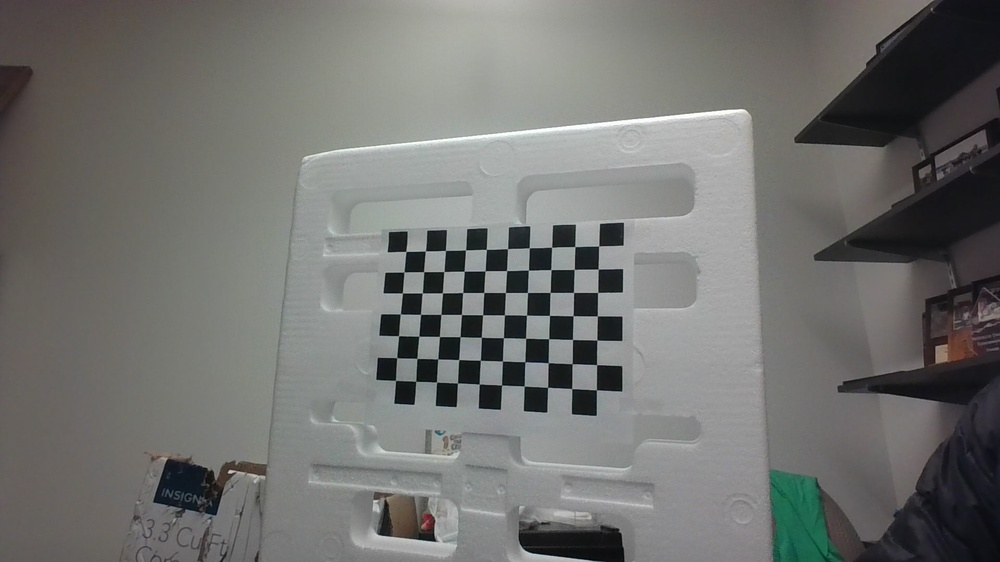
#> input picture chessboards/chessboard1.jpg, 1000 x 562 px, shrunk from 1920 x 1080 before the run; its folder holds 4 pictures in this run
$ python calibration.py
#> lines starting #> are read from the running program, lines starting #| are printed output that depends on the picture; after the words box and inside, x2 and y2 are one past the last pixel; in counts of white or black regions, pixels touching at a corner belong together
import numpy as np
import cv2
import glob

# used OpenCV camera calibration docs as guide

# prepare object points, like (0,0,0), (1,0,0), (2,0,0) ....,(6,5,0)
objp = np.zeros((7*10,3), np.float32) # creates an empty array which will store checkerboard coordinates
objp[:,:2] = np.mgrid[0:7,0:10].T.reshape(-1,2) # populates x,y,z coords of each square into array

# find corners of checkerboard
images = glob.glob('chessboards/*.jpg') # loads jpg into image variable

obj_points = [] # 3d point in real world space
img_points = [] # 2d points in image plane


for fname in images:
    img = cv2.imread(fname)
#> img is the input picture: shape (562, 1000, 3); mean B, G, R 111.4, 113.9, 113.4

    # finding chessboard corners in 2D space
    found, out_corners = cv2.findChessboardCorners(img, (7, 10))
#> found = True; out_corners = 70 rows, first 8: [598.7, 246], [598.2, 269.1], [597.7, 292.5], [597.3, 315.9], [597, 339.9], [596.6, 364.7], [596.4, 389.9], [574.8, 246.5]

    if found:
        img_points.append(out_corners)
        obj_points.append(objp)

    # draw and display corners
    cv2.drawChessboardCorners(img, (7, 10), out_corners, found)
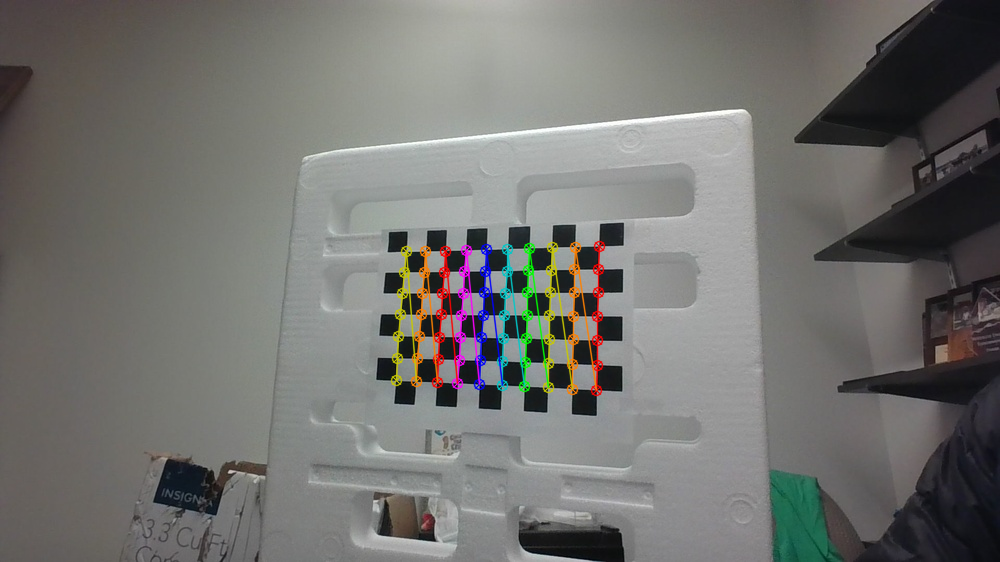
#> img: shape (562, 1000, 3); 2.28% of pixels changed, all inside (x1, y1, x2, y2) = (390, 240, 606, 397)
    cv2.imshow('img', img)

    cv2.waitKey(0)
#> pass 2 of the loop `for fname in images:`:
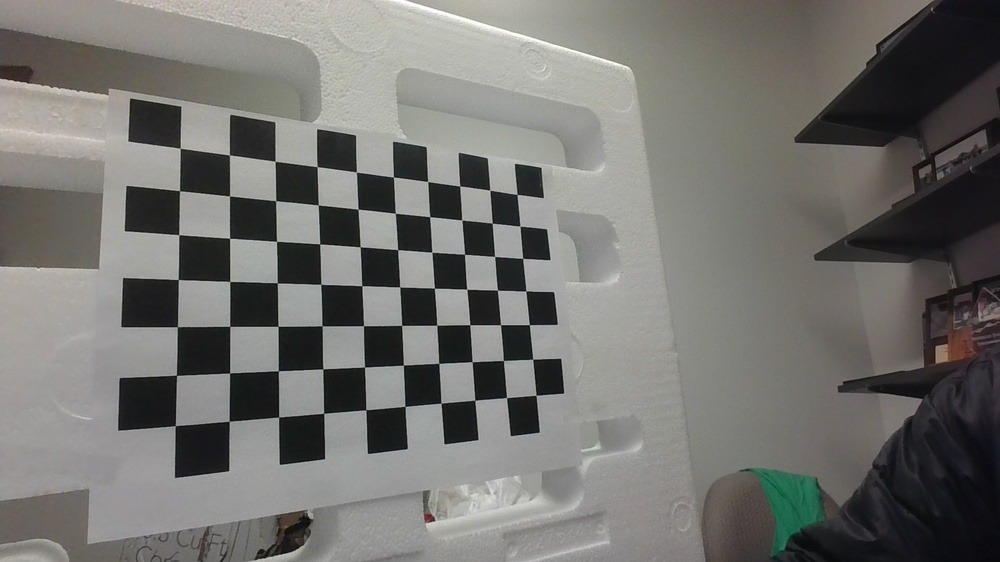
#> input picture chessboards/chessboard10.jpg, 1000 x 562 px, shrunk from 1920 x 1080 before the run
#> img is the input picture: shape (562, 1000, 3); mean B, G, R 111.1, 114.5, 115.2
#> out_corners = 70 rows, first 8: [517, 194.4], [519.8, 226.1], [522.7, 258.3], [525.9, 291], [529.1, 324.6], [532.8, 359.1], [536.1, 395.2], [489.8, 190.3]
#> `cv2.drawChessboardCorners(img, (7, 10), out_corners, found)`:
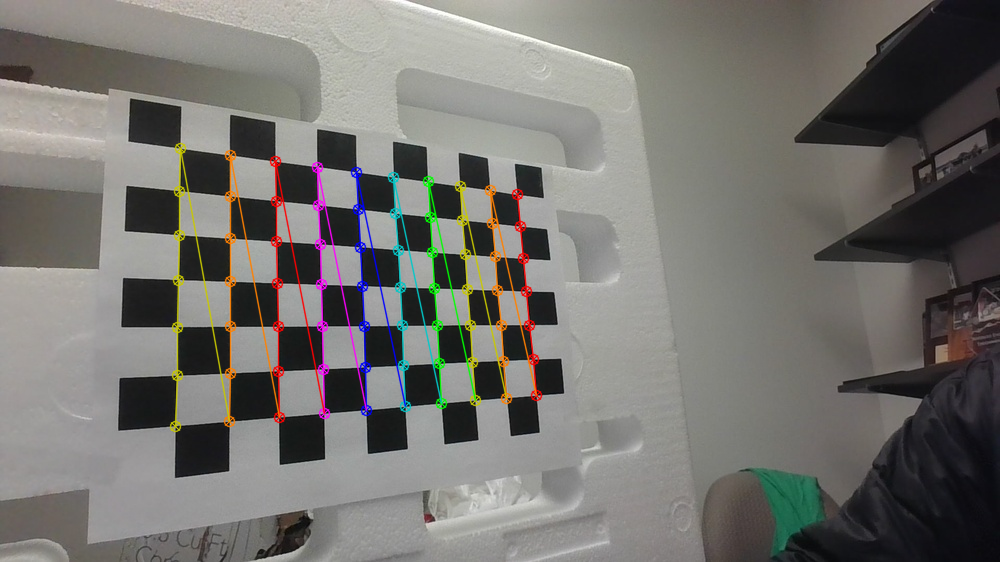
#> img: shape (562, 1000, 3); 3.37% of pixels changed, all inside (x1, y1, x2, y2) = (169, 142, 543, 433)
#> pass 3 of the loop `for fname in images:`:
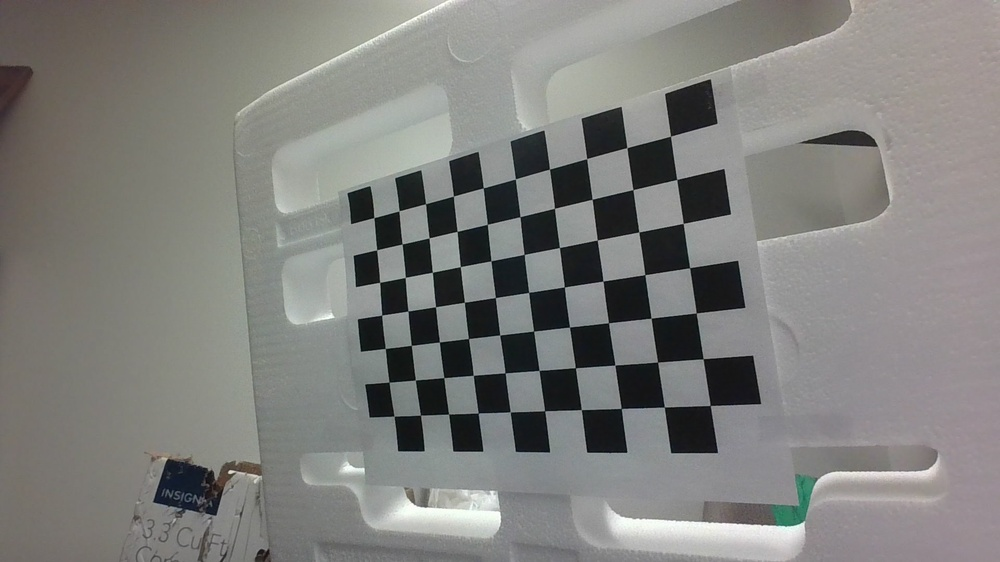
#> input picture chessboards/chessboard11.jpg, 1000 x 562 px, shrunk from 1920 x 1080 before the run
#> img is the input picture: shape (562, 1000, 3); mean B, G, R 124.8, 127.9, 128
#> out_corners = 70 rows, first 8: [670.5, 136.4], [676.6, 179.4], [683, 223.4], [689.5, 268], [695.9, 312.8], [702.7, 359.1], [709.9, 405.3], [626.6, 147.9]
#> `cv2.drawChessboardCorners(img, (7, 10), out_corners, found)`:
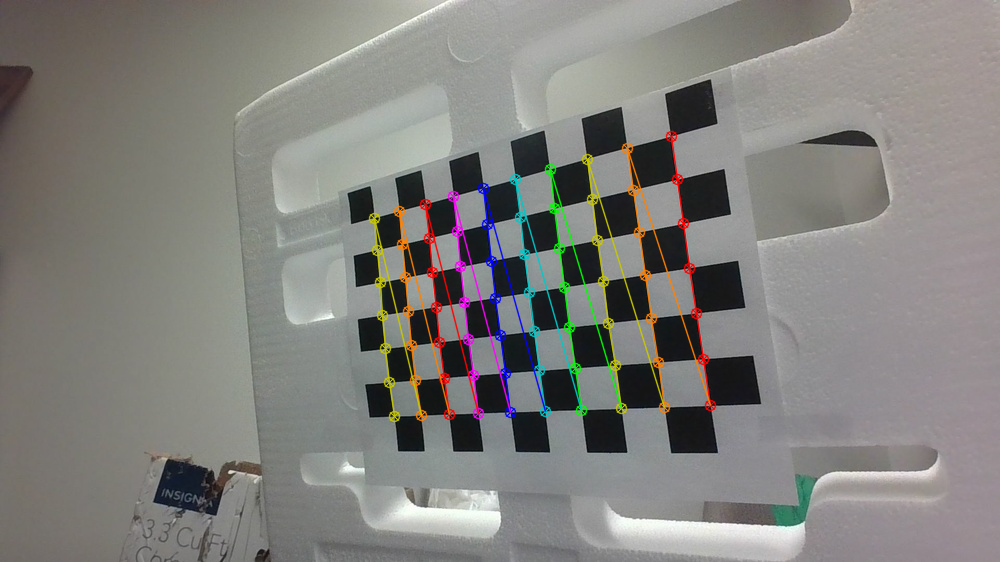
#> img: shape (562, 1000, 3); 3.27% of pixels changed, all inside (x1, y1, x2, y2) = (368, 130, 717, 423)
#> the loop made 4 passes; the first 3 are shown

    # TODO OPTIONAL: cornerSubPix

print(np.array(img_points).shape)
#| (4, 70, 1, 2)
print(img.shape)
#| (562, 1000, 3)
# takes in list of obj points(3d), img points(2d), img size, runs calibration algo to find rvec, tvec, dist
ret, mtx, dist, rvecs, tvecs = cv2.calibrateCamera(obj_points, img_points, img.shape[:2], None, None) # does pose est of checkerboard

print(ret)
print(mtx)
print(dist)
print(rvecs)
